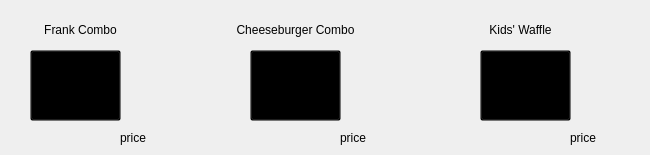
       <widget class="QWidget" name="KidsPage">
        <widget class="QLabel" name="lblKidsPic3">
         <property name="geometry">
          <rect>
           <x>480</x>
           <y>50</y>
           <width>89</width>
           <height>71</height>
          </rect>
         </property>
         <property name="cursor">
          <cursorShape>PointingHandCursor</cursorShape>
         </property>
         <property name="text">
          <string/>
         </property>
         <property name="pixmap">
          <pixmap resource="resources.qrc">:/images/kids/3.png</pixmap>
         </property>
         <property name="scaledContents">
          <bool>true</bool>
         </property>
        </widget>
        <widget class="QLabel" name="lblKidsText3">
         <property name="geometry">
          <rect>
           <x>420</x>
           <y>20</y>
           <width>201</width>
           <height>20</height>
          </rect>
         </property>
         <property name="text">
          <string>Kids' Waffle</string>
         </property>
         <property name="alignment">
          <set>Qt::AlignCenter</set>
         </property>
        </widget>
        <widget class="QLabel" name="lblKidsText2">
         <property name="geometry">
          <rect>
           <x>200</x>
           <y>20</y>
           <width>191</width>
           <height>20</height>
          </rect>
         </property>
         <property name="text">
          <string>Cheeseburger Combo</string>
         </property>
         <property name="alignment">
          <set>Qt::AlignCenter</set>
         </property>
        </widget>
        <widget class="QLabel" name="lblKidsPic1">
         <property name="geometry">
          <rect>
           <x>30</x>
           <y>50</y>
           <width>89</width>
           <height>71</height>
          </rect>
         </property>
         <property name="cursor">
          <cursorShape>PointingHandCursor</cursorShape>
         </property>
         <property name="text">
          <string/>
         </property>
         <property name="pixmap">
          <pixmap resource="resources.qrc">:/images/kids/1.png</pixmap>
         </property>
         <property name="scaledContents">
          <bool>true</bool>
         </property>
        </widget>
        <widget class="QLabel" name="lblKidsText1">
         <property name="geometry">
          <rect>
           <x>10</x>
           <y>20</y>
           <width>141</width>
           <height>20</height>
          </rect>
         </property>
         <property name="text">
          <string>Frank Combo</string>
         </property>
         <property name="alignment">
          <set>Qt::AlignCenter</set>
         </property>
        </widget>
        <widget class="QLabel" name="lblKidsPic2">
         <property name="geometry">
          <rect>
           <x>250</x>
           <y>50</y>
           <width>89</width>
           <height>71</height>
          </rect>
         </property>
         <property name="cursor">
          <cursorShape>PointingHandCursor</cursorShape>
         </property>
         <property name="text">
          <string/>
         </property>
         <property name="pixmap">
          <pixmap resource="resources.qrc">:/images/kids/2.png</pixmap>
         </property>
         <property name="scaledContents">
          <bool>true</bool>
         </property>
        </widget>
        <widget class="QLabel" name="lblKidsTextPrice2">
         <property name="geometry">
          <rect>
           <x>340</x>
           <y>130</y>
           <width>71</width>
           <height>16</height>
          </rect>
         </property>
         <property name="text">
          <string>price</string>
         </property>
        </widget>
        <widget class="QLabel" name="lblKidsTextPrice1">
         <property name="geometry">
          <rect>
           <x>120</x>
           <y>130</y>
           <width>71</width>
           <height>16</height>
          </rect>
         </property>
         <property name="text">
          <string>price</string>
         </property>
        </widget>
        <widget class="QLabel" name="lblKidsTextPrice3">
         <property name="geometry">
          <rect>
           <x>570</x>
           <y>130</y>
           <width>71</width>
           <height>16</height>
          </rect>
         </property>
         <property name="text">
          <string>price</string>
         </property>
        </widget>
        <widget class="QPushButton" name="pBKidsText1">
         <property name="geometry">
          <rect>
           <x>30</x>
           <y>50</y>
           <width>91</width>
           <height>71</height>
          </rect>
         </property>
         <property name="cursor">
          <cursorShape>PointingHandCursor</cursorShape>
         </property>
         <property name="styleSheet">
          <string notr="true">background-color: transparent;</string>
         </property>
         <property name="text">
          <string/>
         </property>
        </widget>
        <widget class="QPushButton" name="pBKidsText3">
         <property name="geometry">
          <rect>
           <x>480</x>
           <y>50</y>
           <width>91</width>
           <height>71</height>
          </rect>
         </property>
         <property name="cursor">
          <cursorShape>PointingHandCursor</cursorShape>
         </property>
         <property name="styleSheet">
          <string notr="true">background-color: transparent;</string>
         </property>
         <property name="text">
          <string/>
         </property>
        </widget>
        <widget class="QPushButton" name="pBKidsText2">
         <property name="geometry">
          <rect>
           <x>250</x>
           <y>50</y>
           <width>91</width>
           <height>71</height>
          </rect>
         </property>
         <property name="cursor">
          <cursorShape>PointingHandCursor</cursorShape>
         </property>
         <property name="styleSheet">
          <string notr="true">background-color: transparent;</string>
         </property>
         <property name="text">
          <string/>
         </property>
        </widget>
       </widget>
